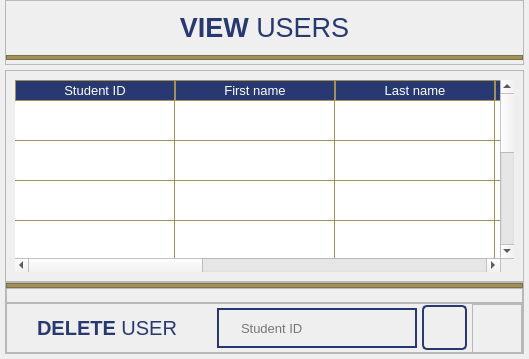
            <widget class="QWidget" name="page_view_users">
             <layout class="QVBoxLayout" name="verticalLayout_6">
              <property name="spacing">
               <number>5</number>
              </property>
              <property name="leftMargin">
               <number>5</number>
              </property>
              <property name="topMargin">
               <number>0</number>
              </property>
              <property name="rightMargin">
               <number>5</number>
              </property>
              <property name="bottomMargin">
               <number>5</number>
              </property>
              <item>
               <widget class="QFrame" name="frame_view_users">
                <property name="minimumSize">
                 <size>
                  <width>500</width>
                  <height>65</height>
                 </size>
                </property>
                <property name="maximumSize">
                 <size>
                  <width>16777215</width>
                  <height>65</height>
                 </size>
                </property>
                <property name="frameShape">
                 <enum>QFrame::StyledPanel</enum>
                </property>
                <property name="frameShadow">
                 <enum>QFrame::Raised</enum>
                </property>
                <layout class="QVBoxLayout" name="verticalLayout_4">
                 <property name="spacing">
                  <number>0</number>
                 </property>
                 <property name="leftMargin">
                  <number>0</number>
                 </property>
                 <property name="topMargin">
                  <number>0</number>
                 </property>
                 <property name="rightMargin">
                  <number>0</number>
                 </property>
                 <property name="bottomMargin">
                  <number>0</number>
                 </property>
                 <item>
                  <widget class="QLabel" name="label_view_user">
                   <property name="minimumSize">
                    <size>
                     <width>0</width>
                     <height>50</height>
                    </size>
                   </property>
                   <property name="maximumSize">
                    <size>
                     <width>16777215</width>
                     <height>50</height>
                    </size>
                   </property>
                   <property name="font">
                    <font>
                     <family>Segoe UI</family>
                     <pointsize>20</pointsize>
                    </font>
                   </property>
                   <property name="styleSheet">
                    <string notr="true">color: rgb(40, 57, 113);
background-color: transparent;
border: none;</string>
                   </property>
                   <property name="text">
                    <string>&lt;html&gt;&lt;head/&gt;&lt;body&gt;&lt;p&gt;&lt;span style=&quot; font-weight:600;&quot;&gt;VIEW&lt;/span&gt; USERS&lt;/p&gt;&lt;/body&gt;&lt;/html&gt;</string>
                   </property>
                   <property name="textFormat">
                    <enum>Qt::RichText</enum>
                   </property>
                   <property name="alignment">
                    <set>Qt::AlignCenter</set>
                   </property>
                  </widget>
                 </item>
                 <item>
                  <widget class="QFrame" name="frame_15">
                   <property name="minimumSize">
                    <size>
                     <width>0</width>
                     <height>5</height>
                    </size>
                   </property>
                   <property name="maximumSize">
                    <size>
                     <width>16777215</width>
                     <height>5</height>
                    </size>
                   </property>
                   <property name="styleSheet">
                    <string notr="true">background-color: rgb(161, 145, 88);</string>
                   </property>
                   <property name="frameShape">
                    <enum>QFrame::StyledPanel</enum>
                   </property>
                   <property name="frameShadow">
                    <enum>QFrame::Raised</enum>
                   </property>
                  </widget>
                 </item>
                </layout>
               </widget>
              </item>
              <item>
               <widget class="QFrame" name="frame_view_table">
                <property name="frameShape">
                 <enum>QFrame::NoFrame</enum>
                </property>
                <property name="frameShadow">
                 <enum>QFrame::Plain</enum>
                </property>
                <property name="lineWidth">
                 <number>1</number>
                </property>
                <layout class="QVBoxLayout" name="verticalLayout_5">
                 <property name="spacing">
                  <number>0</number>
                 </property>
                 <property name="leftMargin">
                  <number>0</number>
                 </property>
                 <property name="topMargin">
                  <number>0</number>
                 </property>
                 <property name="rightMargin">
                  <number>0</number>
                 </property>
                 <property name="bottomMargin">
                  <number>0</number>
                 </property>
                 <item>
                  <widget class="QFrame" name="frame_11">
                   <property name="frameShape">
                    <enum>QFrame::StyledPanel</enum>
                   </property>
                   <property name="frameShadow">
                    <enum>QFrame::Raised</enum>
                   </property>
                   <layout class="QVBoxLayout" name="verticalLayout_7">
                    <item>
                     <widget class="QTableWidget" name="tableWidget">
                      <property name="font">
                       <font>
                        <family>Segoe UI</family>
                        <pointsize>10</pointsize>
                        <weight>50</weight>
                        <bold>false</bold>
                       </font>
                      </property>
                      <property name="styleSheet">
                       <string notr="true">QHeaderView::section {
background-color: rgb(40, 57, 113);
border: 1px solid rgb(161, 145, 88);
color: rgb(255, 255, 255)
}

QTableView{
gridline-color: rgb(161, 145, 88);
border-color: rgb(161, 145, 88);
color: rgb(0, 0, 0);
selection-background-color: rgb(161, 145, 88);
}</string>
                      </property>
                      <property name="frameShape">
                       <enum>QFrame::NoFrame</enum>
                      </property>
                      <property name="frameShadow">
                       <enum>QFrame::Plain</enum>
                      </property>
                      <property name="lineWidth">
                       <number>1</number>
                      </property>
                      <property name="horizontalScrollBarPolicy">
                       <enum>Qt::ScrollBarAsNeeded</enum>
                      </property>
                      <property name="sizeAdjustPolicy">
                       <enum>QAbstractScrollArea::AdjustIgnored</enum>
                      </property>
                      <property name="tabKeyNavigation">
                       <bool>true</bool>
                      </property>
                      <property name="selectionMode">
                       <enum>QAbstractItemView::NoSelection</enum>
                      </property>
                      <property name="verticalScrollMode">
                       <enum>QAbstractItemView::ScrollPerPixel</enum>
                      </property>
                      <property name="horizontalScrollMode">
                       <enum>QAbstractItemView::ScrollPerPixel</enum>
                      </property>
                      <property name="showGrid">
                       <bool>true</bool>
                      </property>
                      <property name="sortingEnabled">
                       <bool>true</bool>
                      </property>
                      <property name="wordWrap">
                       <bool>true</bool>
                      </property>
                      <property name="cornerButtonEnabled">
                       <bool>true</bool>
                      </property>
                      <property name="rowCount">
                       <number>10</number>
                      </property>
                      <property name="columnCount">
                       <number>8</number>
                      </property>
                      <attribute name="horizontalHeaderVisible">
                       <bool>true</bool>
                      </attribute>
                      <attribute name="horizontalHeaderCascadingSectionResizes">
                       <bool>true</bool>
                      </attribute>
                      <attribute name="horizontalHeaderMinimumSectionSize">
                       <number>40</number>
                      </attribute>
                      <attribute name="horizontalHeaderDefaultSectionSize">
                       <number>160</number>
                      </attribute>
                      <attribute name="horizontalHeaderHighlightSections">
                       <bool>true</bool>
                      </attribute>
                      <attribute name="horizontalHeaderShowSortIndicator" stdset="0">
                       <bool>true</bool>
                      </attribute>
                      <attribute name="horizontalHeaderStretchLastSection">
                       <bool>true</bool>
                      </attribute>
                      <attribute name="verticalHeaderVisible">
                       <bool>false</bool>
                      </attribute>
                      <attribute name="verticalHeaderCascadingSectionResizes">
                       <bool>true</bool>
                      </attribute>
                      <attribute name="verticalHeaderMinimumSectionSize">
                       <number>40</number>
                      </attribute>
                      <attribute name="verticalHeaderDefaultSectionSize">
                       <number>40</number>
                      </attribute>
                      <attribute name="verticalHeaderHighlightSections">
                       <bool>true</bool>
                      </attribute>
                      <attribute name="verticalHeaderShowSortIndicator" stdset="0">
                       <bool>false</bool>
                      </attribute>
                      <attribute name="verticalHeaderStretchLastSection">
                       <bool>true</bool>
                      </attribute>
                      <row/>
                      <row/>
                      <row/>
                      <row/>
                      <row/>
                      <row/>
                      <row/>
                      <row/>
                      <row/>
                      <row/>
                      <column>
                       <property name="text">
                        <string>Student ID</string>
                       </property>
                      </column>
                      <column>
                       <property name="text">
                        <string>First name</string>
                       </property>
                      </column>
                      <column>
                       <property name="text">
                        <string>Last name</string>
                       </property>
                      </column>
                      <column>
                       <property name="text">
                        <string>Address</string>
                       </property>
                      </column>
                      <column>
                       <property name="text">
                        <string>Birthdate</string>
                       </property>
                      </column>
                      <column>
                       <property name="text">
                        <string>Course and Year</string>
                       </property>
                      </column>
                      <column>
                       <property name="text">
                        <string>Email</string>
                       </property>
                      </column>
                      <column>
                       <property name="text">
                        <string>Contact No.</string>
                       </property>
                      </column>
                     </widget>
                    </item>
                   </layout>
                  </widget>
                 </item>
                 <item>
                  <widget class="QFrame" name="frame_12">
                   <property name="frameShape">
                    <enum>QFrame::StyledPanel</enum>
                   </property>
                   <property name="frameShadow">
                    <enum>QFrame::Raised</enum>
                   </property>
                   <layout class="QVBoxLayout" name="verticalLayout_3">
                    <property name="spacing">
                     <number>0</number>
                    </property>
                    <property name="leftMargin">
                     <number>0</number>
                    </property>
                    <property name="topMargin">
                     <number>0</number>
                    </property>
                    <property name="rightMargin">
                     <number>0</number>
                    </property>
                    <property name="bottomMargin">
                     <number>0</number>
                    </property>
                    <item>
                     <widget class="QFrame" name="frame_3">
                      <property name="minimumSize">
                       <size>
                        <width>0</width>
                        <height>5</height>
                       </size>
                      </property>
                      <property name="maximumSize">
                       <size>
                        <width>16777215</width>
                        <height>5</height>
                       </size>
                      </property>
                      <property name="styleSheet">
                       <string notr="true">background-color: rgb(161, 145, 88);</string>
                      </property>
                      <property name="frameShape">
                       <enum>QFrame::StyledPanel</enum>
                      </property>
                      <property name="frameShadow">
                       <enum>QFrame::Raised</enum>
                      </property>
                     </widget>
                    </item>
                    <item>
                     <widget class="QFrame" name="frame_10">
                      <property name="minimumSize">
                       <size>
                        <width>0</width>
                        <height>15</height>
                       </size>
                      </property>
                      <property name="maximumSize">
                       <size>
                        <width>16777215</width>
                        <height>15</height>
                       </size>
                      </property>
                      <property name="frameShape">
                       <enum>QFrame::StyledPanel</enum>
                      </property>
                      <property name="frameShadow">
                       <enum>QFrame::Raised</enum>
                      </property>
                      <layout class="QHBoxLayout" name="horizontalLayout_6">
                       <property name="spacing">
                        <number>0</number>
                       </property>
                       <property name="leftMargin">
                        <number>0</number>
                       </property>
                       <property name="topMargin">
                        <number>0</number>
                       </property>
                       <property name="rightMargin">
                        <number>0</number>
                       </property>
                       <property name="bottomMargin">
                        <number>0</number>
                       </property>
                      </layout>
                     </widget>
                    </item>
                    <item>
                     <widget class="QFrame" name="frame_8">
                      <property name="minimumSize">
                       <size>
                        <width>0</width>
                        <height>50</height>
                       </size>
                      </property>
                      <property name="maximumSize">
                       <size>
                        <width>16777215</width>
                        <height>50</height>
                       </size>
                      </property>
                      <property name="frameShape">
                       <enum>QFrame::StyledPanel</enum>
                      </property>
                      <property name="frameShadow">
                       <enum>QFrame::Raised</enum>
                      </property>
                      <layout class="QHBoxLayout" name="horizontalLayout_3">
                       <property name="spacing">
                        <number>5</number>
                       </property>
                       <property name="leftMargin">
                        <number>0</number>
                       </property>
                       <property name="topMargin">
                        <number>0</number>
                       </property>
                       <property name="rightMargin">
                        <number>0</number>
                       </property>
                       <property name="bottomMargin">
                        <number>0</number>
                       </property>
                       <item>
                        <widget class="QLabel" name="label_view_user_3">
                         <property name="minimumSize">
                          <size>
                           <width>200</width>
                           <height>40</height>
                          </size>
                         </property>
                         <property name="maximumSize">
                          <size>
                           <width>200</width>
                           <height>40</height>
                          </size>
                         </property>
                         <property name="font">
                          <font>
                           <family>Segoe UI</family>
                           <pointsize>15</pointsize>
                          </font>
                         </property>
                         <property name="styleSheet">
                          <string notr="true">color: rgb(40, 57, 113);
background-color: transparent;
border: none;</string>
                         </property>
                         <property name="text">
                          <string>&lt;strong&gt;DELETE&lt;/strong&gt; USER</string>
                         </property>
                         <property name="textFormat">
                          <enum>Qt::RichText</enum>
                         </property>
                         <property name="alignment">
                          <set>Qt::AlignCenter</set>
                         </property>
                        </widget>
                       </item>
                       <item>
                        <widget class="QFrame" name="frame_14">
                         <property name="frameShape">
                          <enum>QFrame::StyledPanel</enum>
                         </property>
                         <property name="frameShadow">
                          <enum>QFrame::Raised</enum>
                         </property>
                        </widget>
                       </item>
                       <item>
                        <widget class="QLineEdit" name="student_id_delete">
                         <property name="minimumSize">
                          <size>
                           <width>200</width>
                           <height>40</height>
                          </size>
                         </property>
                         <property name="maximumSize">
                          <size>
                           <width>200</width>
                           <height>40</height>
                          </size>
                         </property>
                         <property name="font">
                          <font>
                           <family>Segoe UI</family>
                           <pointsize>10</pointsize>
                          </font>
                         </property>
                         <property name="styleSheet">
                          <string notr="true">QLineEdit{
	border: 2px solid rgb(40, 57, 113);
	color: rgb(0, 0, 0);
	padding-left: 20px;
	padding-right: 20px;
	background-color: transparent;
}
QLineEdit:hover{
	border: 2px solid rgb(64, 92, 182)
}
QLineEdit:focus{
	border: 2px solid rgb(40, 57, 113);
	background-color: transparent
}</string>
                         </property>
                         <property name="text">
                          <string/>
                         </property>
                         <property name="placeholderText">
                          <string>Student ID</string>
                         </property>
                        </widget>
                       </item>
                       <item>
                        <widget class="QPushButton" name="btn_delete">
                         <property name="sizePolicy">
                          <sizepolicy hsizetype="Minimum" vsizetype="Fixed">
                           <horstretch>0</horstretch>
                           <verstretch>0</verstretch>
                          </sizepolicy>
                         </property>
                         <property name="minimumSize">
                          <size>
                           <width>45</width>
                           <height>45</height>
                          </size>
                         </property>
                         <property name="maximumSize">
                          <size>
                           <width>45</width>
                           <height>45</height>
                          </size>
                         </property>
                         <property name="font">
                          <font>
                           <family>Segoe UI</family>
                           <pointsize>10</pointsize>
                          </font>
                         </property>
                         <property name="styleSheet">
                          <string notr="true">QPushButton{
	image: url(:/login_logo/icons/trash-347.png);
	border: 2px solid rgb(40, 57, 113);
	border-radius: 5px;
}
QPushButton:hover{
	border: 2px solid rgb(64, 92, 182)
}
QPushButton:focus{
	border: 2px solid rgb(40, 57, 113);
}
QPushButton:pressed{
	background-color: rgb(40, 57, 113);
}</string>
                         </property>
                         <property name="text">
                          <string/>
                         </property>
                        </widget>
                       </item>
                       <item>
                        <widget class="QFrame" name="frame_16">
                         <property name="minimumSize">
                          <size>
                           <width>50</width>
                           <height>50</height>
                          </size>
                         </property>
                         <property name="maximumSize">
                          <size>
                           <width>50</width>
                           <height>50</height>
                          </size>
                         </property>
                         <property name="frameShape">
                          <enum>QFrame::StyledPanel</enum>
                         </property>
                         <property name="frameShadow">
                          <enum>QFrame::Raised</enum>
                         </property>
                         <layout class="QVBoxLayout" name="verticalLayout_10">
                          <property name="spacing">
                           <number>0</number>
                          </property>
                          <property name="leftMargin">
                           <number>0</number>
                          </property>
                          <property name="topMargin">
                           <number>0</number>
                          </property>
                          <property name="rightMargin">
                           <number>0</number>
                          </property>
                          <property name="bottomMargin">
                           <number>0</number>
                          </property>
                          <item>
                           <widget class="QLabel" name="status_2">
                            <property name="text">
                             <string/>
                            </property>
                           </widget>
                          </item>
                         </layout>
                        </widget>
                       </item>
                      </layout>
                     </widget>
                    </item>
                   </layout>
                  </widget>
                 </item>
                </layout>
               </widget>
              </item>
             </layout>
            </widget>
